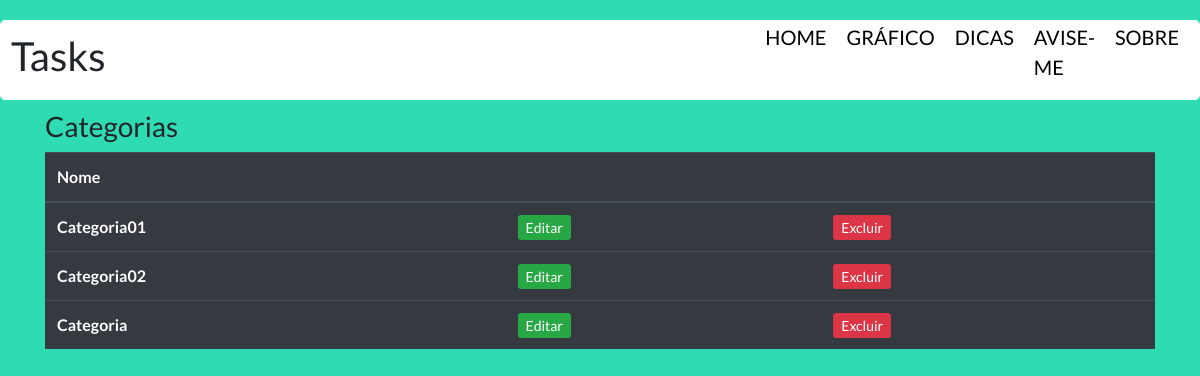
Screenshot of /task/categoria/exibir/ with the database file from the repository.
### taskProject/models.py (models this page shows, shortened)
class Categoria(models.Model):
    nome = models.CharField(max_length=20, null=False)

### taskProject/views.py (the view)
# urls.py: path('categoria/exibir/', views.exibir_categoria, name='exibir_categoria'),
def exibir_categoria(request):
    categorias = Categoria.objects.all()
    return render(request, 'taskProject/exibir_categoria.html',{'categorias':categorias})

### taskProject/templates/taskProject/exibir_categoria.html (shortened to what this page needs)
{% load static%}
<!DOCTYPE html>
<html lang="pt-br">
    <head>
        <link rel="stylesheet" href="https://cdn.jsdelivr.net/npm/bootstrap@4.6.0/dist/css/bootstrap.min.css">
        <link rel="stylesheet" type="text/css" href="{% static 'taskProject/css/criar-tarefa.css' %}">
    </head>
    <body>
    <div class="top">
                <div class="title">
                    <h1>Tasks</h1>
                </div>
                <nav class="nav-bar">
                    <ul>
                        <li><a href="#">HOME</a></li>
                        <li><a href="#">GRÁFICO</a></li>
                        <li><a href="#">DICAS</a></li>
                        <li><a href="#">AVISE-ME</a></li>
                        <li><a href="#">SOBRE</a></li>
                    </ul>
                </nav>
            </div>
    <div class="container">
        <div >
        <div class="row">
            <div class="col-sm-4">
                <h3>Categorias</h3>
            </div>
            <div class="col-sm-4">
            </div>
            <div class="col-sm-4">
            </div>
        </div>
        <div>
            <table class="table table-dark">
                  <thead>
                    <tr>
                      <th scope="col">Nome</th>
                      <th scope="col"></th>
                      <th scope="col"></th>
                    </tr>
                  </thead>
                  <tbody>
                  {% for categoria in categorias %}
                    <tr>
                      <th scope="row">{{categoria.nome}}</th>
                      <td><a href="{% url 'editar_categoria' categoria.id %}" class=" btn-success btn-sm">Editar</a></td>
                      <td><a href="{% url 'excluir_categoria' categoria.id %}" class=" btn-danger btn-sm">Excluir</a></td>
                    </tr>
                    {%endfor%}
                  </tbody>
                </table>
        </div>
        </div>
    </div>
    </body>
</html>

### taskProject/static/taskProject/css/criar-tarefa.css (style rules this page uses)
* { padding: 0; margin: 0; }
body { background-color: #2FDBB2; font-family: 'Lato', sans-serif; }
.top { background-color: #fff; width: 100%; height: 10vh; margin: 0 auto; display: flex; margin-top: 20px; border: 1px solid #fff; border-radius: 5px; }
.top .title { width: 70%; align-self: center; font-size: 20px; }
.top .title h1 { font-weight: 400; padding-left: 10px; }
.top .nav-bar { align-self: center; }
.nav-bar ul { list-style: none; display: flex; }
.nav-bar ul li { margin-right: 20px; }
.top .nav-bar a { text-decoration: none; color: black; font-size: 20px; }
.row { margin-top: 10px; display: flex; width: 100%; }

### rows the page displays
Categoria: nome "Categoria01"
Categoria: nome "Categoria02"
Categoria: nome "Categoria"
